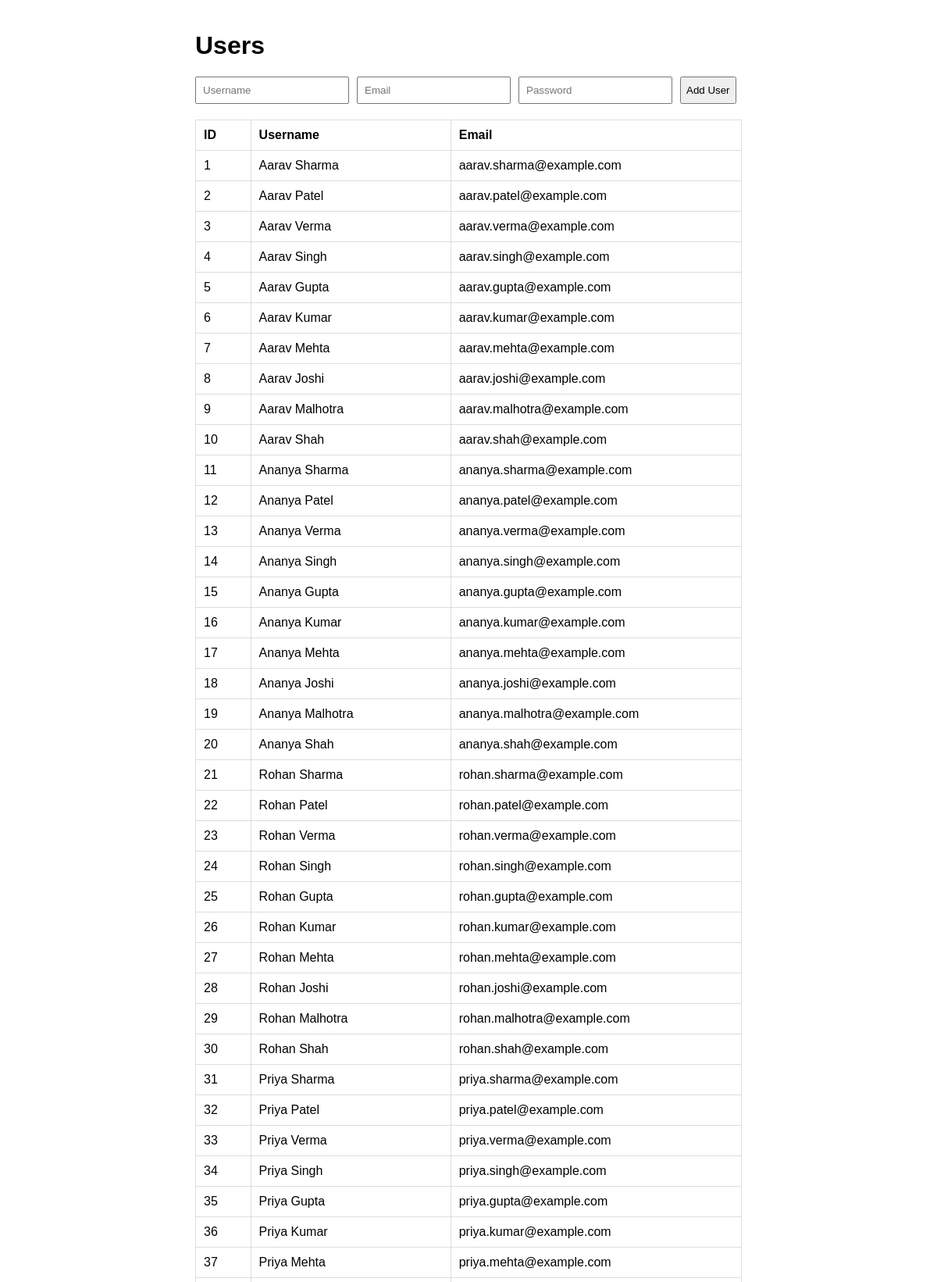
The page / (upper part) on the database its author committed.
### tables this page shows
CREATE TABLE users (
                id INTEGER PRIMARY KEY AUTOINCREMENT,
                username TEXT NOT NULL UNIQUE,
                email TEXT NOT NULL UNIQUE,
                password TEXT NOT NULL
            );

### app.py (the view)
@app.route("/")
def index():
    db = get_db()
    users = db.execute(
        "SELECT id, username, email FROM users ORDER BY id"
    ).fetchall()
    return render_template("index.html", users=users)

### database.py (called while the page is built)
def get_db():
    if "db" not in g:
        conn = sqlite3.connect(DATABASE)
        conn.row_factory = sqlite3.Row
        g.db = conn
    return g.db

### templates/index.html (shortened to what this page needs)
<!doctype html>
<html lang="en">
  <head>
  </head>
  <body>
    <h1>Users</h1>
    <form method="POST" action="{{ url_for('add_user') }}">
      <input type="text" name="username" placeholder="Username" required>
      <input type="email" name="email" placeholder="Email" required>
      <input type="password" name="password" placeholder="Password" required>
      <button type="submit">Add User</button>
    </form>
    <table>
      <thead>
        <tr>
          <th>ID</th>
          <th>Username</th>
          <th>Email</th>
        </tr>
      </thead>
      <tbody>
        {% for user in users %}
        <tr>
          <td>{{ user.id }}</td>
          <td>{{ user.username }}</td>
          <td>{{ user.email }}</td>
        </tr>
        {% else %}
        <tr>
          <td colspan="3">No users found.</td>
        </tr>
        {% endfor %}
      </tbody>
    </table>
  </body>
</html>

### templates/index.html (style rules this page uses)
body { font-family: Arial, sans-serif; max-width: 700px; margin: 40px auto; padding: 0 20px; }
form { display: flex; gap: 10px; margin-bottom: 20px; }
input { padding: 8px; }
table { width: 100%; border-collapse: collapse; }
th, td { border: 1px solid #ddd; padding: 10px; text-align: left; }

### rows shown on the page
users: id "1", username "Aarav Sharma", email "aarav.sharma@example.com"
users: id "2", username "Aarav Patel", email "aarav.patel@example.com"
users: id "3", username "Aarav Verma", email "aarav.verma@example.com"
users: id "4", username "Aarav Singh", email "aarav.singh@example.com"
users: id "5", username "Aarav Gupta", email "aarav.gupta@example.com"
users: id "6", username "Aarav Kumar", email "aarav.kumar@example.com"
users: id "7", username "Aarav Mehta", email "aarav.mehta@example.com"
users: id "8", username "Aarav Joshi", email "aarav.joshi@example.com"
users: id "9", username "Aarav Malhotra", email "aarav.malhotra@example.com"
users: id "10", username "Aarav Shah", email "aarav.shah@example.com"
users: id "11", username "Ananya Sharma", email "ananya.sharma@example.com"
users: id "12", username "Ananya Patel", email "ananya.patel@example.com"
users: id "13", username "Ananya Verma", email "ananya.verma@example.com"
users: id "14", username "Ananya Singh", email "ananya.singh@example.com"
users: id "15", username "Ananya Gupta", email "ananya.gupta@example.com"
users: id "16", username "Ananya Kumar", email "ananya.kumar@example.com"
users: id "17", username "Ananya Mehta", email "ananya.mehta@example.com"
users: id "18", username "Ananya Joshi", email "ananya.joshi@example.com"
users: id "19", username "Ananya Malhotra", email "ananya.malhotra@example.com"
users: id "20", username "Ananya Shah", email "ananya.shah@example.com"
users: id "21", username "Rohan Sharma", email "rohan.sharma@example.com"
users: id "22", username "Rohan Patel", email "rohan.patel@example.com"
users: id "23", username "Rohan Verma", email "rohan.verma@example.com"
users: id "24", username "Rohan Singh", email "rohan.singh@example.com"
users: id "25", username "Rohan Gupta", email "rohan.gupta@example.com"
users: id "26", username "Rohan Kumar", email "rohan.kumar@example.com"
users: id "27", username "Rohan Mehta", email "rohan.mehta@example.com"
users: id "28", username "Rohan Joshi", email "rohan.joshi@example.com"
users: id "29", username "Rohan Malhotra", email "rohan.malhotra@example.com"
users: id "30", username "Rohan Shah", email "rohan.shah@example.com"
users: id "31", username "Priya Sharma", email "priya.sharma@example.com"
users: id "32", username "Priya Patel", email "priya.patel@example.com"
users: id "33", username "Priya Verma", email "priya.verma@example.com"
users: id "34", username "Priya Singh", email "priya.singh@example.com"
users: id "35", username "Priya Gupta", email "priya.gupta@example.com"
users: id "36", username "Priya Kumar", email "priya.kumar@example.com"
users: id "37", username "Priya Mehta", email "priya.mehta@example.com"
